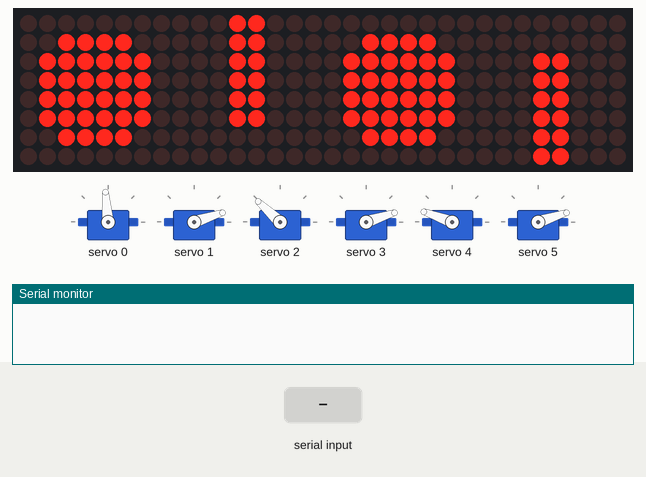
A sketch run on a simulated Arduino Uno, built with avr-gcc and run on an emulated ATmega328P. Parts: 6 × servo, 32×8 LED matrix, the last lines printed to the serial monitor. The inputs (shaded band) are chosen by the test bench.

Above: at 5.6 s.
5.7 s: "happy\n" received over Serial
At 8.1 s:
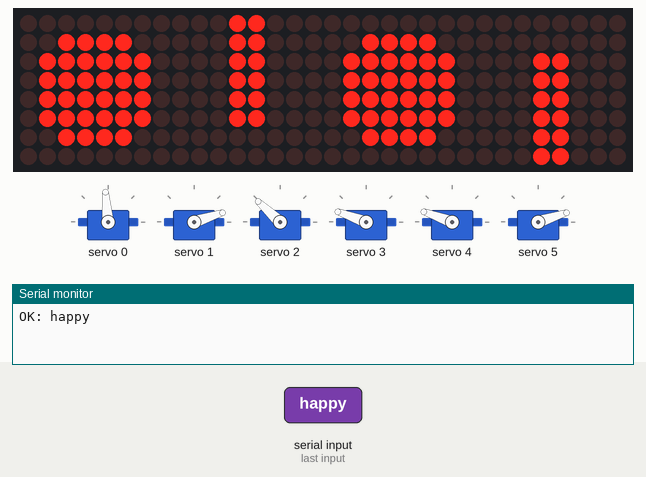
8.4 s: "talk:1\n" received over Serial
At 10.23 s:
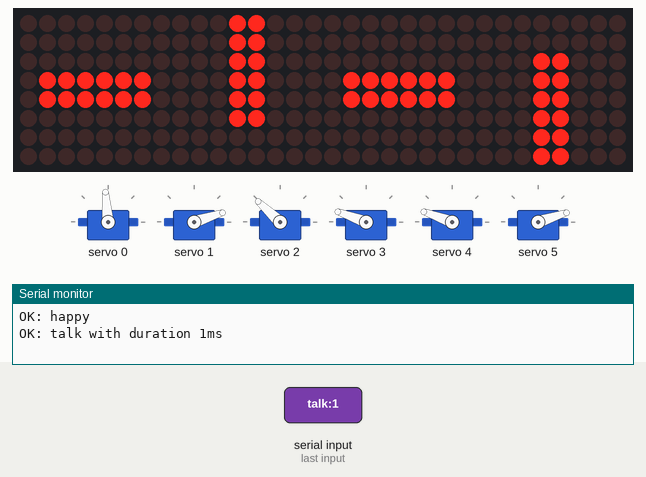
11.4 s: "shake_hand\n" received over Serial
At 11.7 s:
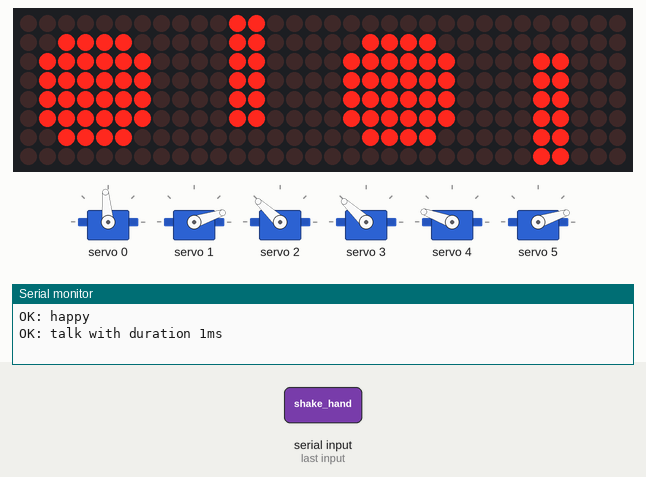
14.1 s: "talk\n" received over Serial
At 14.25 s:
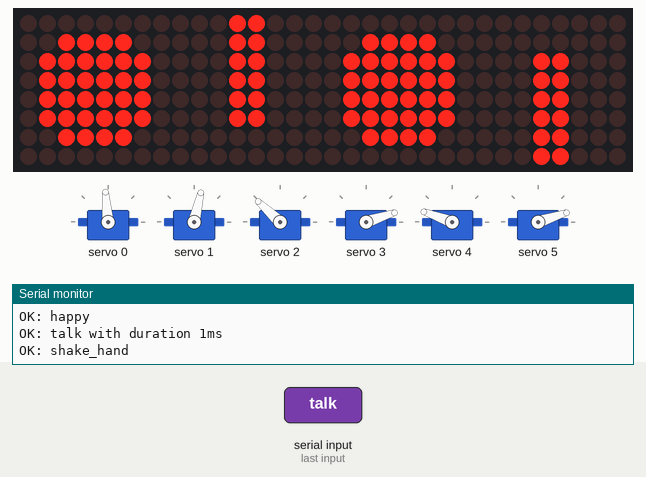
Timing chart, 0 to 16.9 s (numbered marks = the images above; inputs shaded):
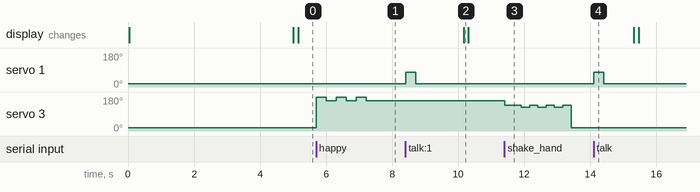

Measured:
- after the input at 5.7 s, servo 3: alternates 180° for 0.30 s and 160° for 0.30 s, 6 changes in all, then stays 160°, starting at once
- after the input at 8.4 s, servo 1: 18° → 77° at once, → 18° 0.30 s later
- after the input at 11.4 s, servo 3: 160° → 137° at once, then repeats every 0.50 s: 125° 0.25 s, 137° 0.25 s
- after the input at 14.1 s, servo 1: 18° → 77° at once, → 18° 0.30 s later

The sketch:

merged_robot.ino
```cpp
#include <Wire.h>
#include <Adafruit_PWMServoDriver.h>
#include <LedControl.h>

// Servo controller setup
Adafruit_PWMServoDriver pwm = Adafruit_PWMServoDriver();

#define SERVOMIN  150   // نبضة زاوية 0°
#define SERVOMAX  600   // نبضة زاوية 180°

// LED Matrix setup
LedControl mx = LedControl(9, 11, 10, 4);

/* قنوات السيرفو */
#define HEAD_CH         0
#define RIGHT_HAND_CH   1
#define RIGHT_SH_CH     2
#define LEFT_HAND_CH    3
#define LEFT_SH_CH      4
#define NECK_CH         5
/* -------------- */

// العين اليسرى (الوحدة 3)
const byte eyeLeft[8] = {
  B00000000,
  B00111100,
  B01111110,
  B01111110,
  B01111110,
  B01111110,
  B00111100,
  B00000000
};

// العين اليمنى (الوحدة 1)
const byte eyeRight[8] = {
  B00000000,
  B00111100,
  B01111110,
  B01111110,
  B01111110,
  B01111110,
  B00111100,
  B00000000
};

// رمشة للعين (صفوف مطفية كأن العين مغمضة)
const byte eyeBlink[8] = {
  B00000000,
  B00000000,
  B00000000,
  B01111110,
  B01111110,
  B00000000,
  B00000000,
  B00000000
};

// الابتسامة - الجزء الأيسر (الوحدة 0)
const byte smileLeft[8] = {
  B00000000,
  B00000000,
  B00011000,
  B00011000,
  B00011000,
  B00011000,
  B00011000,
  B00011000
};

// الابتسامة - الجزء الأيمن (الوحدة 2)
const byte smileRight[8] = {
  B00011000,
  B00011000,
  B00011000,
  B00011000,
  B00011000,
  B00011000,
  B00000000,
  B00000000
};

// توقيتات الرمش
unsigned long lastBlinkTime = 0;
bool isBlinking = false;
const unsigned long blinkInterval = 5000;  // كل 5 ثوانٍ
const unsigned long blinkDuration = 150;  // مدة غمضة العين

int angleToPulse(int angle) {
  return map(angle, 0, 180, SERVOMIN, SERVOMAX);
}

void setup() {
  Serial.begin(9600);

  // Initialize servo controller
  pwm.begin();
  pwm.setPWMFreq(50);      // 50 Hz
  delay(10);
  idlePose();              // ابدأ بالوضع الطبيعي

  // Initialize LED matrices
  for (int i = 0; i < 4; i++) {
    mx.shutdown(i, false);
    mx.setScanLimit(i, 7);
    mx.setIntensity(i, 8);
    mx.clearDisplay(i);
  }

  drawEyes();
  drawSmile();
}

void loop() {
  // Check for serial commands
  if (Serial.available()) {
    String cmd = Serial.readStringUntil('\n');
    cmd.trim();

    if (cmd == "idle") {
      idlePose();
      Serial.println("OK: idle");
    }
    else if (cmd.startsWith("talk")) {
      // Check if there's a duration parameter (talk:5000)
      if (cmd.indexOf(':') > 0) {
        String durationStr = cmd.substring(cmd.indexOf(':') + 1);
        int duration = durationStr.toInt();
        talkPoseWithDuration(duration);
        Serial.println("OK: talk with duration " + durationStr + "ms");
      } else {
        talkPose();
        Serial.println("OK: talk");
      }
    }
    else if (cmd == "happy") {
      happyDance();
      Serial.println("OK: happy");
    }
    else if (cmd == "shake_hand") {
      shakeHand();
      Serial.println("OK: shake_hand");
    }
    else {
      Serial.println("Unknown command: " + cmd);
    }
  }

  // Handle eye blinking
  handleBlinking();
}

/* --------- الحركات ---------- */

void idlePose() {
  pwm.setPWM(HEAD_CH,        0, angleToPulse(65));
  pwm.setPWM(RIGHT_HAND_CH,  0, angleToPulse(0));
  pwm.setPWM(RIGHT_SH_CH,    0, angleToPulse(100));
  pwm.setPWM(LEFT_HAND_CH,   0, angleToPulse(0));
  pwm.setPWM(LEFT_SH_CH,     0, angleToPulse(120));
  pwm.setPWM(NECK_CH,        0, angleToPulse(0));
}

void talkPose() {
  pwm.setPWM(RIGHT_HAND_CH, 0, angleToPulse(50));
  delay(300);
  pwm.setPWM(RIGHT_HAND_CH, 0, angleToPulse(0));
}

void talkPoseWithDuration(int duration) {
  // Calculate number of talk cycles based on duration
  // Each cycle is about 600ms (300ms up, 300ms down)
  int cycles = max(1, duration / 600);

  for (int i = 0; i < cycles; i++) {
    pwm.setPWM(RIGHT_HAND_CH, 0, angleToPulse(50));
    delay(300);
    pwm.setPWM(RIGHT_HAND_CH, 0, angleToPulse(0));
    delay(300);
  }
}

void happyDance() {
  for (int i = 0; i < 3; i++) {
    pwm.setPWM(LEFT_HAND_CH, 0, angleToPulse(150));
    delay(300);
    pwm.setPWM(LEFT_HAND_CH, 0, angleToPulse(120));
    delay(300);
  }
}

void shakeHand() {
  // وضعية بداية المصافحة
  pwm.setPWM(LEFT_HAND_CH, 0, angleToPulse(100));   // اليد
  pwm.setPWM(LEFT_SH_CH,   0, angleToPulse(120));   // الكتف
  delay(500);

  // اهتزاز المصافحة (3 مرات)
  for (int i = 0; i < 3; i++) {
    pwm.setPWM(LEFT_HAND_CH, 0, angleToPulse(90));
    delay(250);
    pwm.setPWM(LEFT_HAND_CH, 0, angleToPulse(100));
    delay(250);
  }

  // إعادة الذراع اليسرى إلى وضع idle
  pwm.setPWM(LEFT_HAND_CH, 0, angleToPulse(0));
  pwm.setPWM(LEFT_SH_CH,   0, angleToPulse(120));
}

/* --------- وظائف LED Matrix ---------- */

// ترسم العينين الطبيعية
void drawEyes() {
  for (int row = 0; row < 8; row++) {
    mx.setRow(3, row, eyeLeft[row]);
    mx.setRow(1, row, eyeRight[row]);
  }
}

// ترسم الابتسامة
void drawSmile() {
  for (int row = 0; row < 8; row++) {
    mx.setRow(0, row, smileLeft[row]);
    mx.setRow(2, row, smileRight[row]);
  }
}

// ترمش تلقائيًا كل فترة
void handleBlinking() {
  unsigned long now = millis();

  if (!isBlinking && now - lastBlinkTime > blinkInterval) {
    // ابدأ الرمش
    isBlinking = true;
    for (int row = 0; row < 8; row++) {
      mx.setRow(3, row, eyeBlink[row]);
      mx.setRow(1, row, eyeBlink[row]);
    }
    lastBlinkTime = now;
  }

  if (isBlinking && now - lastBlinkTime > blinkDuration) {
    // انتهت الرمشة، رجع العينين
    drawEyes();
    isBlinking = false;
    lastBlinkTime = now;
  }
} 
```
